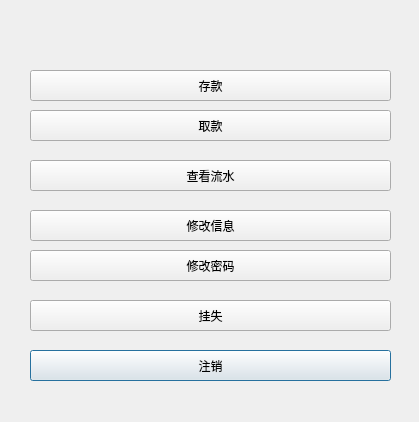
<?xml version="1.0" encoding="UTF-8"?>
<ui version="4.0">
 <class>options</class>
 <widget class="QDialog" name="options">
  <property name="geometry">
   <rect>
    <x>0</x>
    <y>0</y>
    <width>419</width>
    <height>422</height>
   </rect>
  </property>
  <property name="sizePolicy">
   <sizepolicy hsizetype="Fixed" vsizetype="Fixed">
    <horstretch>0</horstretch>
    <verstretch>0</verstretch>
   </sizepolicy>
  </property>
  <property name="windowTitle">
   <string>已登录</string>
  </property>
  <widget class="QPushButton" name="options_depositButton">
   <property name="geometry">
    <rect>
     <x>30</x>
     <y>70</y>
     <width>361</width>
     <height>31</height>
    </rect>
   </property>
   <property name="text">
    <string>存款</string>
   </property>
  </widget>
  <widget class="QPushButton" name="options_withdrawButton">
   <property name="geometry">
    <rect>
     <x>30</x>
     <y>110</y>
     <width>361</width>
     <height>31</height>
    </rect>
   </property>
   <property name="text">
    <string>取款</string>
   </property>
  </widget>
  <widget class="QPushButton" name="options_changeButton">
   <property name="geometry">
    <rect>
     <x>30</x>
     <y>210</y>
     <width>361</width>
     <height>31</height>
    </rect>
   </property>
   <property name="text">
    <string>修改信息</string>
   </property>
  </widget>
  <widget class="QPushButton" name="options_lostButton">
   <property name="geometry">
    <rect>
     <x>30</x>
     <y>300</y>
     <width>361</width>
     <height>31</height>
    </rect>
   </property>
   <property name="text">
    <string>挂失</string>
   </property>
  </widget>
  <widget class="QPushButton" name="options_flowButton">
   <property name="geometry">
    <rect>
     <x>30</x>
     <y>160</y>
     <width>361</width>
     <height>31</height>
    </rect>
   </property>
   <property name="text">
    <string>查看流水</string>
   </property>
  </widget>
  <widget class="QPushButton" name="options_logoutButton">
   <property name="geometry">
    <rect>
     <x>30</x>
     <y>350</y>
     <width>361</width>
     <height>31</height>
    </rect>
   </property>
   <property name="text">
    <string>注销</string>
   </property>
   <property name="default">
    <bool>true</bool>
   </property>
  </widget>
  <widget class="QPushButton" name="options_passwdButton">
   <property name="geometry">
    <rect>
     <x>30</x>
     <y>250</y>
     <width>361</width>
     <height>31</height>
    </rect>
   </property>
   <property name="text">
    <string>修改密码</string>
   </property>
  </widget>
 </widget>
 <resources/>
 <connections/>
</ui>
